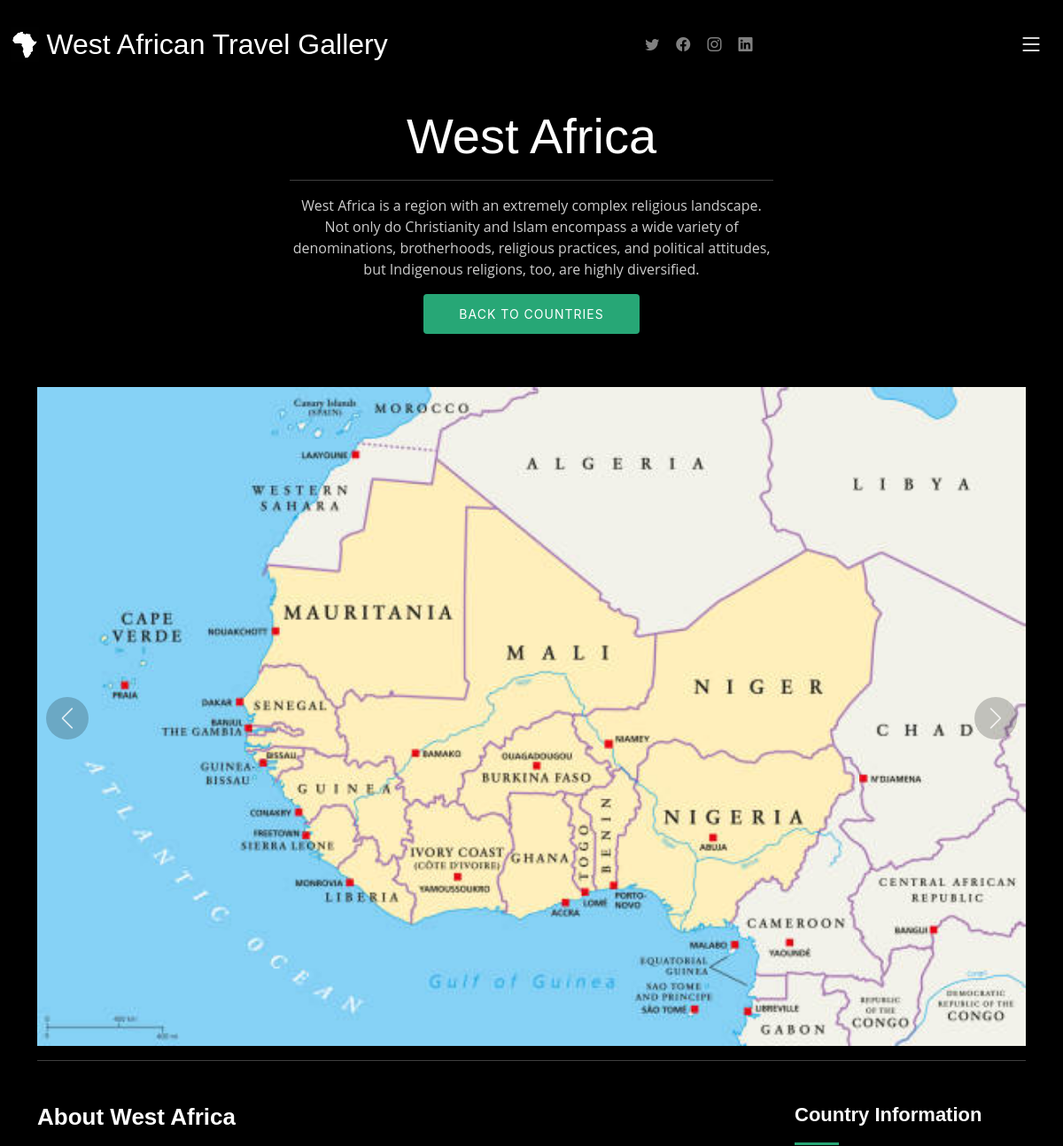
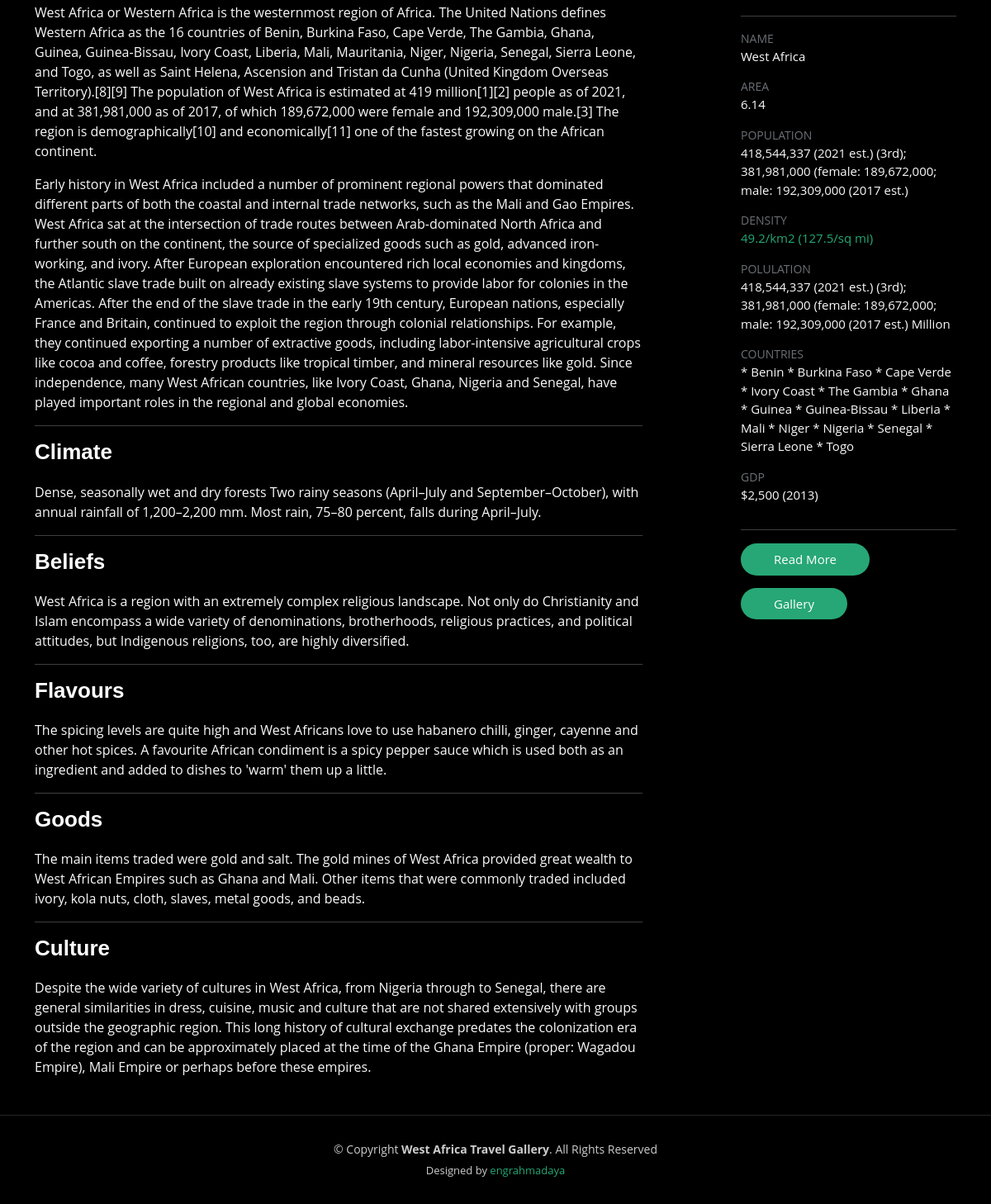
The app's page /regionAbout/ with its own data (2 pictures, top to bottom).
### baseapp/models.py (models this page shows, shortened)
class Region(models.Model):
    name = models.CharField(max_length=200)
    area = models.CharField(max_length=200, null=True, blank=True)
    timezone = models.CharField(max_length=200, null=True, blank=True)
    population = models.CharField(max_length=200, null=True, blank=True)
    mapImage = models.ImageField(upload_to='images', max_length=100, null=True, blank=True)
    about = models.TextField(null=True, blank=True)
    climate =  models.TextField(null=True, blank=True)
    culture = models.TextField(null=True, blank=True)
    wikiLink = models.CharField(max_length=200, null=True, blank=True)
    description = models.TextField(null=True, blank=True)
    density = models.CharField(null=True, blank=True, max_length=200)
    gdp = models.CharField(null=True, blank=True, max_length=200)
    beliefs = models.TextField(null=True, blank=True)
    goods = models.TextField(null=True, blank=True)
    flavours = models.TextField(null=True, blank=True)
    countries = models.TextField(null=True, blank=True)

### baseapp/views.py (the view)
# urls.py: path('regionAbout/', views.regionAbout, name='region'),
def regionAbout(request):
    regions = Region.objects.all()
    context = {'regions' : regions}
    return render(request, 'baseapp/regionAbout.html', context)

### baseapp/templates/baseapp/regionAbout.html (shortened to what this page needs)
{% extends 'baseapp/basePage.html' %}
{% load static %}
{% block content %}
<main id="main" data-aos="fade" data-aos-delay="1500">
  {% for region in regions %}
    <div class="page-header d-flex align-items-center">
      <div class="container position-relative">
        <div class="row d-flex justify-content-center">
          <div class="col-lg-6 text-center">
            <h2>{{region.name}}</h2>
            <hr>
            <p>{{region.description}}</p>
            <a class="cta-btn" href="{% url 'countries' %}">Back to Countries</a>
          </div>
        </div>
      </div>
    </div>
    <section id="gallery-single" class="gallery-single">
      <div class="container">
        <div class="position-relative h-100">
          <div class="slides-1 portfolio-details-slider swiper">
            <div class="swiper-wrapper align-items-center">
              <div class="swiper-slide">
                <img src="{{region.mapImage.url}}" alt="">
              </div>
            </div>
          </div>
          <div class="swiper-button-prev"></div>
          <div class="swiper-button-next"></div>
        </div>
        <hr>
        <div class="row justify-content-between gy-4 mt-4">
          <div class="col-lg-8">
            <div class="portfolio-description">
              <h2>About {{region.name}}</h2>
              <p class="justify">{{region.about|safe|linebreaks}}</p>
            </div>
            <hr>
            <div class="portfolio-description">
                <h2>Climate</h2>
                <p>{{region.climate}}</p>
            </div>
            <hr>
            <div class="portfolio-description">
              <h2>Beliefs</h2>
              <p class="justify">{{region.beliefs|safe|linebreaks}}</p>
            </div>
            <hr>
            <div class="portfolio-description">
              <h2>Flavours</h2>
              <p class="justify">{{region.flavours|safe|linebreaks}}</p>
            </div>
            <hr>
            <div class="portfolio-description">
              <h2>Goods</h2>
              <p class="justify">{{region.goods|safe|linebreaks}}</p>
            </div>
            <hr>
            <div class="portfolio-description">
              <h2>Culture</h2>
              <p>{{region.culture}}</p>
          </div>
          </div>
          <div class="col-lg-3">
            <div class="portfolio-info">
              <h3>Country Information</h3>
              <hr>
              <ul>
                <li><strong>Name</strong> <span>{{region.name}}</span></li>
                <li><strong>Area</strong> <span>{{region.area}}</span></li>
                <li><strong>Population</strong> <span>{{region.population}}</span></li>
                <li><strong>Density</strong> <a href="#">{{region.density}}</a></li>
                <li><strong>Polulation</strong> <span>{{region.population}} Million</span></li>
                <li><strong>Countries</strong> <span>{{region.countries}}</span></li>
                <li><strong>GDP</strong> <span>{{region.gdp}}</span></li>
                <hr>
                <li><a href="{{region.wikiLink}}" class="btn-visit align-self-start" target="_blank">Read More</a></li>
                <li><a href="{% url 'start' %}" class="btn-visit align-self-start">Gallery</a></li>
              </ul>
            </div>
          </div>
        </div>
      </div>
    </section>
    {% endfor %}
  </main>
{% endblock content%}

### baseapp/templates/baseapp/basePage.html (shortened to what this page needs)
<!DOCTYPE html>
<html lang="en">
{% load static %}
<head>
  <link href="{% static 'assets/vendor/bootstrap/css/bootstrap.min.css' %}" rel="stylesheet">
  <link href="{% static 'assets/vendor/bootstrap-icons/bootstrap-icons.css' %}" rel="stylesheet">
  <link href="{% static 'assets/vendor/swiper/swiper-bundle.min.css' %}" rel="stylesheet">
  <link href="{% static 'assets/vendor/glightbox/css/glightbox.min.css' %}" rel="stylesheet">
  <link href="{% static 'assets/vendor/aos/aos.css' %}" rel="stylesheet">
  <link href="{% static 'assets/css/main.css' %}" rel="stylesheet">
</head>
<body>
  <header id="header" class="header d-flex align-items-center fixed-top">
    <div class="container-fluid d-flex align-items-center justify-content-between">
      <a href="{% url 'start' %}" class="logo d-flex align-items-center  me-auto me-lg-0">
        <img src="/static/head/gettyimages-1219956411-612x612.jpg" alt="">
        <h1>West African Travel Gallery</h1>
      </a>
      <div class="header-social-links">
        <a href="#" class="twitter"><i class="bi bi-twitter"></i></a>
        <a href="#" class="facebook"><i class="bi bi-facebook"></i></a>
        <a href="#" class="instagram"><i class="bi bi-instagram"></i></a>
        <a href="#" class="linkedin"><i class="bi bi-linkedin"></i></i></a>
      </div>
      <i class="mobile-nav-toggle mobile-nav-show bi bi-list"></i>
    </div>
  </header>
{% block content %}
{% endblock content %}
  <footer id="footer" class="footer">
    <div class="container">
      <div class="copyright">
        &copy; Copyright <strong><span>West Africa Travel Gallery</span></strong>. All Rights Reserved
      </div>
      <div class="credits">
        Designed by <a href="https://bootstrapmade.com/">engrahmadaya</a>
      </div>
    </div>
  </footer>
</body>
</html>

### static/assets/css/main.css (style rules this page uses)
:root { --font-default: "Open Sans", system-ui, -apple-system, "Segoe UI", Roboto, "Helvetica Neue", Arial, "Noto Sans", "Liberation Sans", sans-serif, "Apple Color Emoji", "Segoe UI Emoji", "Segoe UI Symbol", "Noto Color Emoji"; --font-primary: "Inter", sans-serif; --font-secondary: "Cardo", sans-serif; }
:root { --color-default: #fafafa; --color-primary: #27a776; --color-secondary: #161718; }
:root { scroll-behavior: smooth; }
body { font-family: var(--font-default); color: var(--color-default); background-color: #000; }
a { color: var(--color-primary); text-decoration: none; }
h1, h2, h3, h4, h5, h6 { font-family: var(--font-primary); }
.page-header { padding: 120px 0 60px 0; min-height: 30vh; position: relative; }
.page-header h2 { font-size: 56px; font-weight: 500; color: #fff; font-family: var(--font-secondary); }
.page-header p { color: rgba(255, 255, 255, 0.8); }
.page-header .cta-btn { font-family: var(--font-primary); font-weight: 400; font-size: 14px; display: inline-block; padding: 12px 40px; border-radius: 4px; letter-spacing: 1px; text-transform: uppercase; transition: 0.3s; color: #fff; background: var(--color-primary); }
.header { transition: all 0.5s; z-index: 997; padding: 30px 0; background-color: #000; }
.header .logo { transition: 0.3s; }
.header .logo img { max-height: 40px; margin-right: 8px; }
.header .logo h1 { font-size: 32px; margin: 0; font-weight: 400; color: #fff; font-family: var(--font-secondary); }
.header .header-social-links { padding-right: 15px; }
.header .header-social-links a { color: rgba(255, 255, 255, 0.5); padding-left: 15px; display: inline-block; line-height: 0px; transition: 0.3s; font-size: 16px; }
@media (max-width: 1279px) { .mobile-nav-show { color: #fff; font-size: 28px; cursor: pointer; line-height: 0; transition: 0.5s; z-index: 9999; margin: 0 10px 0 10px; } }
.gallery-single .portfolio-details-slider img { width: 100%; }
.gallery-single .swiper-button-prev, .gallery-single .swiper-button-next { width: 48px; height: 48px; }
.gallery-single .swiper-button-prev:after, .gallery-single .swiper-button-next:after { color: rgba(255, 255, 255, 0.8); background-color: rgba(0, 0, 0, 0.2); font-size: 24px; border-radius: 50%; width: 48px; height: 48px; display: flex; align-items: center; justify-content: center; transition: 0.3s; }
.gallery-single .portfolio-info h3 { font-size: 22px; font-weight: 700; margin-bottom: 20px; padding-bottom: 20px; position: relative; font-family: var(--font-secondary); }
.gallery-single .portfolio-info h3:after { content: ""; position: absolute; display: block; width: 50px; height: 3px; background: var(--color-primary); left: 0; bottom: 0; }
.gallery-single .portfolio-info ul { list-style: none; padding: 0; font-size: 15px; }
.gallery-single .portfolio-info ul li { display: flex; flex-direction: column; padding-bottom: 15px; }
.gallery-single .portfolio-info ul strong { text-transform: uppercase; font-weight: 400; color: #6b7075; font-size: 14px; }
.gallery-single .portfolio-info .btn-visit { padding: 8px 40px; background: var(--color-primary); color: #fff; border-radius: 50px; transition: 0.3s; }
.gallery-single .portfolio-description h2 { font-size: 26px; font-weight: 700; margin-bottom: 20px; color: #fff; font-family: var(--font-secondary); }
.gallery-single .portfolio-description p { padding: 0; }
.footer { margin-top: 30px; padding: 30px 0; font-size: 14px; border-top: 1px solid rgba(255, 255, 255, 0.15); }
.footer .copyright { text-align: center; color: rgba(255, 255, 255, 0.8); }
.footer .credits { padding-top: 6px; text-align: center; font-size: 13px; color: rgba(255, 255, 255, 0.8); }
.footer .credits a { color: var(--color-primary); }

### records on screen
Region: name "West Africa", description "West Africa is a region with an extremely complex religious landscape. Not only do Christianity and Islam encompass a wide variety of denominations, brotherhoods, religious practices, and political attitudes, but Indigenous religions, too, are highly diversified.", mapImage (picture), about "West Africa or Western Africa is the westernmost region of Africa. The United Nations defines Western Africa as the 16 countries of Benin, Burkina Faso, Cape Verde, The Gambia, Ghana, Guinea, Guinea-Bissau, Ivory Coast, Liberia, Mali, Mauritania, Niger, Nigeria, Senegal, Sierra Leone, and Togo, as well as Saint Helena, Ascension and Tristan da Cunha (United Kingdom Overseas Territory).[8][9] The population of West Africa is estimated at 419 million[1][2] people as of 2021, and at 381,981,000 as of 2017, of which 189,672,000 were female and 192,309,000 male.[3] The region is demographically[10] and economically[11] one of the fastest growing on the African continent. Early history in West…", climate "Dense, seasonally wet and dry forests Two rainy seasons (April–July and September–October), with annual rainfall of 1,200–2,200 mm. Most rain, 75–80 percent, falls during April–July.", beliefs "West Africa is a region with an extremely complex religious landscape. Not only do Christianity and Islam encompass a wide variety of denominations, brotherhoods, religious practices, and political attitudes, but Indigenous religions, too, are highly diversified.", flavours "The spicing levels are quite high and West Africans love to use habanero chilli, ginger, cayenne and other hot spices. A favourite African condiment is a spicy pepper sauce which is used both as an ingredient and added to dishes to 'warm' them up a little.", goods "The main items traded were gold and salt. The gold mines of West Africa provided great wealth to West African Empires such as Ghana and Mali. Other items that were commonly traded included ivory, kola nuts, cloth, slaves, metal goods, and beads.", culture "Despite the wide variety of cultures in West Africa, from Nigeria through to Senegal, there are general similarities in dress, cuisine, music and culture that are not shared extensively with groups outside the geographic region. This long history of cultural exchange predates the colonization era of the region and can be approximately placed at the time of the Ghana Empire (proper: Wagadou Empire), Mali Empire or perhaps before these empires.", area "6.14", population "418,544,337 (2021 est.) (3rd); 381,981,000 (female: 189,672,000; male: 192,309,000 (2017 est.)", density "49.2/km2 (127.5/sq mi)", countries "* Benin * Burkina Faso * Cape Verde * Ivory Coast * The Gambia * Ghana * Guinea * Guinea-Bissau * Liberia * Mali * Niger * Nigeria * Senegal * Sierra Leone * Togo", gdp "$2,500 (2013)"
